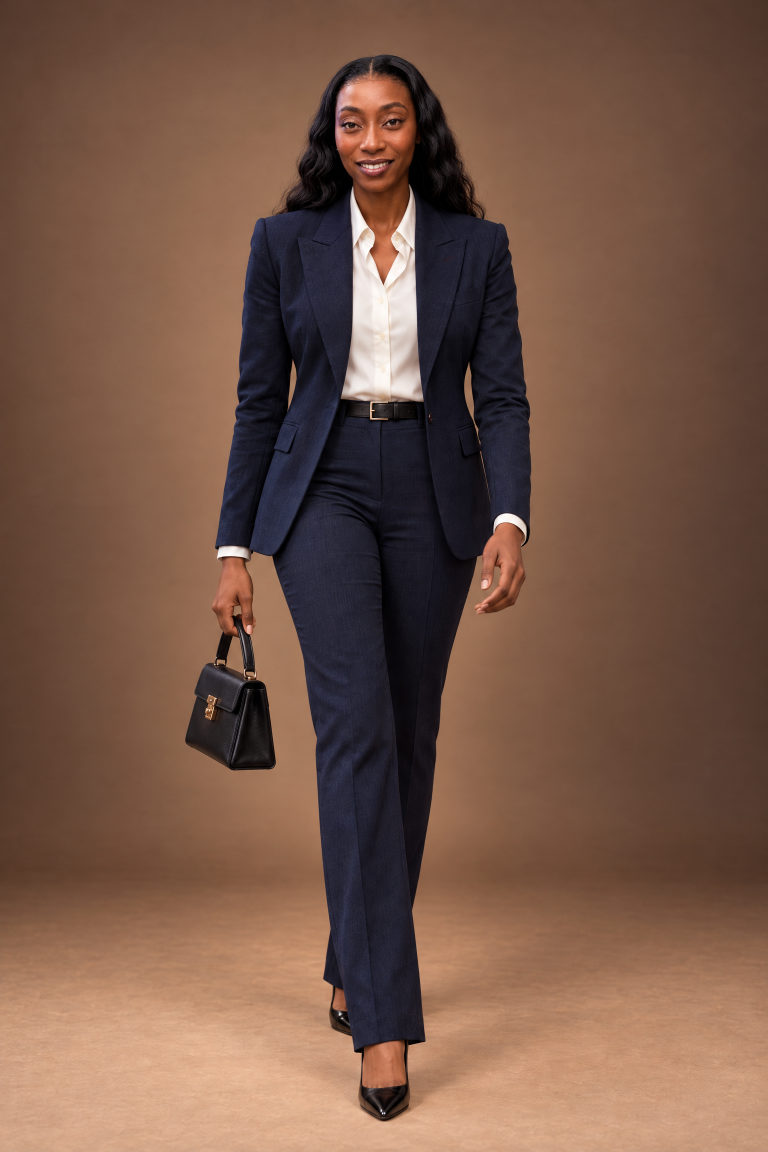
#> input picture projet_shein_flow/assets/sourire_debout_sac.png, 1536 x 2304 px (shown at 1/2 size)
$ python -i build_pdd_motion.py   (imports and definitions only)
#> lines starting #> are read from the running program, lines starting #| are printed output that depends on the picture
### projet_shein_flow/build.py
#!/usr/bin/env python3
"""Spot TikTok 9:16 — « Ta photo… ou ta vidéo ? » (Woman Business × Google Flow).

Rendu 100 % code (Pillow + numpy + ffmpeg) : fond dégradé animé, masques liquides
générés (formes organiques originales), typographie animée, cartes produit.
Timings calés sur les 13 phrases de la voix off (pauses détectées dans audio/voix_off.mp3).

    python3 build.py               -> export/woman_business_flow_9x16.mp4
    python3 build.py --preview 1.0,9.5
"""
import os, sys, math, subprocess, functools
import numpy as np
from PIL import Image, ImageDraw, ImageFilter, ImageFont, ImageOps

ROOT = os.path.dirname(os.path.abspath(__file__)); os.chdir(ROOT)
W, H, FPS = 1080, 1920, 30
VO = 0.25                       # décalage de la voix dans la vidéo
TOTAL = 23.0

NAVY, NAVY2 = (14, 27, 61), (6, 12, 30)
ORANGE, CREAM, INK = (242, 140, 40), (246, 238, 228), (16, 18, 28)
YELLOW, WHITE = (255, 214, 10), (255, 255, 255)

# phrases de la voix (début, fin) en secondes dans la piste voix
SEG = [(0.00, 1.13), (1.38, 2.12), (2.72, 3.40), (3.72, 4.45), (4.85, 5.88), (6.33, 6.88), (7.14, 8.67),
       (9.03, 10.18), (10.55, 11.51), (11.85, 12.87), (13.17, 16.70), (16.99, 18.19), (18.39, 19.55)]
def S(i):  # début de la phrase i dans la vidéo
    return SEG[i][0] + VO

# ------------------------------------------------------------------ outils
FD = "fonts/"
def f_play(s): return ImageFont.truetype(FD + "PlayfairDisplay-Italic-900.ttf", s)
def f_play7(s): return ImageFont.truetype(FD + "PlayfairDisplay-Italic-700.ttf", s)
def f_anton(s): return ImageFont.truetype(FD + "Anton.woff2", s)
def f_inter(w, s): return ImageFont.truetype(f"/usr/share/fonts/opentype/inter/InterDisplay-{w}.otf", s)

def clamp(x, a=0.0, b=1.0): return max(a, min(b, x))
def ease_out(x): x = clamp(x); return 1 - (1 - x) ** 3
def ease_io(x): x = clamp(x); return x * x * (3 - 2 * x)
def lerp(a, b, k): return a + (b - a) * k

@functools.lru_cache(maxsize=None)
def img(path): return Image.open("assets/" + path).convert("RGB")

# [6 lines left out: function cover, not called in this run]

def rmask(size, r):
    m = Image.new("L", size, 0); ImageDraw.Draw(m).rounded_rectangle((0, 0, size[0] - 1, size[1] - 1), r, fill=255); return m

# [18 lines left out: functions card, paste_c, not called in this run]

def tw(f, s): b = f.getbbox(s); return b[2] - b[0]

# [25 lines left out: functions text_img, fit_text, kin, not called in this run]

# ------------------------------------------------------------------ fonds et masques
_yy, _xx = np.mgrid[0:H // 4, 0:W // 4].astype(np.float32)
# [25 lines left out: functions bg_gradient, bg_cream, not called in this run]

_rng = np.random.default_rng(7)
_BLOBS = _rng.uniform(0, 1, (9, 4))
# [14 lines left out: function liquid_mask, not called in this run]

def ai_tag(base):
    paste_c(base, text_img("Images générées par IA", "SemiBold", 26, WHITE), W - 190, 92, 0.75)

# ------------------------------------------------------------------ éléments préparés
# [176 lines left out: functions before_photo, cards, flow_ui_base, flow_ui_card, prompt_card, scene_A and 5 more, not called in this run]

T0F = S(10)

# [36 lines left out: functions tap, stats, badge, phone_page, not called in this run]

PAGES = [  # (capture, début, cadre « apprenants », bouton, étiquette)
    ("capture_formation_ia_motion_design.jpg", 13.35, (240, 290, 372, 354), (20, 1066, 630, 1134), "335+ apprenants"),
    ("capture_formation_claude_transform.jpg", 15.25, (234, 178, 416, 224), (26, 938, 624, 1003), "128+ apprenants"),
]
TAP_IA, TAP_CT = 13.35 + 1.2, 15.25 + 1.2

# [55 lines left out: functions scene_F, whatsapp_full, scene_G, not called in this run]

SCENES = [(0.0, scene_A), (2.75, scene_B), (5.0, scene_C), (6.5, scene_D), (10.75, scene_E), (13.35, scene_F), (17.12, scene_G)]

# [6 lines left out: function frame, not called in this run]

# ------------------------------------------------------------------ audio
SFX = [(S(1) - 0.08, "audio/sfx_souffle.mp3", -6),   # 1. ouverture du masque liquide
       (S(7) - 0.02, "audio/sfx_tissu.mp3", -4),     # 2. la robe apparaît portée
       (TAP_IA - 0.02, "audio/sfx_clic.mp3", -9),     # toucher « Rejoindre la formation » (IA Motion Design)
       (TAP_CT - 0.02, "audio/sfx_clic.mp3", -9),     # toucher « Rejoindre la formation » (Claude Transform)
       (17.2 + 0.30, "audio/sfx_clic.mp3", -8)]     # 3. la carte WhatsApp se pose

# [24 lines left out: functions build_audio, render, not called in this run]

# [15 lines that do not run on import are left out]

### projet_shein_flow/build_pdd_motion.py
#!/usr/bin/env python3
"""Vidéo 2 bis — « Pinduoduo en français avec WeChat », version motion design sans personnage plein cadre.

Le visage de Samantha (images IA du Drive) parle dans une bulle en bas de l'écran ; ses phrases s'affichent
mot à mot dans une bulle de dialogue. Le haut de l'écran montre l'explication en motion design avec les
vrais logos (Pinduoduo, WeChat, WhatsApp) pour que le public reconnaisse tout de suite les applis.

La voix : si audio/voix_pdd.mp3 existe (voix clonée ElevenLabs ou enregistrement de Samantha),
elle est mixée automatiquement et la musique baisse sous la voix. Sinon, la vidéo sort en musique + texte.

    python3 build_pdd_motion.py              -> export/pinduoduo_wechat_motion_9x16.mp4
    python3 build_pdd_motion.py --preview 1,6,12
"""
import sys, os, subprocess, math, functools
import numpy as np
import build as B
from build import (W, H, FPS, Image, ImageDraw, ImageFilter, clamp, ease_out, ease_io, cover, card, paste_c,
                   text_img, fit_text, kin, bg_gradient, bg_cream, liquid_mask, phone_page, tap, badge, img, rmask,
                   NAVY, NAVY2, ORANGE, CREAM, INK, YELLOW, WHITE)

TOTAL = 30.0
RED = (225, 37, 27)          # rouge Pinduoduo
GREEN = (7, 193, 96)         # vert WeChat
WA = (37, 211, 102)          # vert WhatsApp

# ------------------------------------------------------------------ ce que dit Samantha (début, fin, phrase, visage)
LINES = [
    (0.15, 2.4, "Pinduoduo est en chinois ?", "pense"),
    (2.4, 4.6, "Regarde, je te le mets en français avec WeChat.", "sourire"),
    (4.6, 7.4, "Ouvre WeChat, va dans « Moi »,", "neutre"),
    (7.4, 9.6, "puis « Paramètres » et « Généralités ».", "neutre"),
    (9.6, 12.0, "Touche « Gérer la page Découvrir »", "sourire"),
    (12.0, 14.0, "et active les « Mini-programmes ».", "neutre"),
    (14.0, 16.8, "Dans « Découvrir », ouvre « Mini-programmes » et cherche Pinduoduo.", "sourire"),
    (16.8, 19.4, "Appuie sur « Traduction »… et voilà : c'est en français !", "rire"),
    (19.4, 22.6, "Tu es en RDC ? J'ai réuni la liste des transitaires et des fournisseurs dans mon groupe WhatsApp.", "sourire"),
    (22.6, 25.4, "Le lien est dans ma bio. Si tu bloques, écris-moi « PDD ».", "rire"),
    (25.4, 29.6, "Et pour aller plus loin : mes formations.", "sourire"),
]

# ------------------------------------------------------------------ logos
# [5 lines left out: function logo, not called in this run]

def pdd(size): return logo("pdd_app.png", size)
def wechat(size): return logo("wechat_app.png", size)
def whatsapp(size): return logo("whatsapp_app.png", size)

# [4 lines left out: function pdd_word, not called in this run]

def shadowed(im, blur=18, off=14, a=110):
    pad = blur * 2 + off
    out = Image.new("RGBA", (im.width + 2 * pad, im.height + 2 * pad), (0, 0, 0, 0))
    sh = Image.new("RGBA", out.size, (0, 0, 0, 0))
    m = im.getchannel("A").point(lambda v: v * a // 255)
    sh.paste((0, 0, 0, 255), (pad, pad + off), m)
    out.alpha_composite(sh.filter(ImageFilter.GaussianBlur(blur)))
    out.alpha_composite(im, (pad, pad))
    return out

# [4 lines left out: function pop, not called in this run]

# ------------------------------------------------------------------ visage de Samantha + bulle de dialogue
FACE_SRC = {"neutre": ("personnage_planche.png", 0), "sourire": ("personnage_planche.png", 1),
            "pense": ("personnage_planche.png", 2), "rire": ("jubilation_portrait_face.png", None)}

# [16 lines left out: functions face, speaking, not called in this run]

FX, FY, FD = 175, 1700, 250      # centre et diamètre du visage

# [57 lines left out: functions avatar, bubble_layout, speech_bubble, not called in this run]

def _fade(im, a):
    im = im.copy(); im.putalpha(im.getchannel("A").point(lambda v: int(v * a))); return im

# [21 lines left out: functions bottom_shade, flag_rdc, not called in this run]

# ------------------------------------------------------------------ scènes
CHARS = "拼多多购物优惠特价包邮砍价"
# [23 lines left out: function s_hook, not called in this run]

STEPS = [("1", "Ouvre WeChat › « Moi »", "wechat"),
         ("2", "« Paramètres » puis « Généralités »", None),
         ("3", "« Gérer la page Découvrir »", None),
         ("4", "Active « Mini-programmes »", None),
         ("5", "Mini-programmes › 拼多多", "pdd"),
         ("6", "Appuie sur « Traduction »", "fr")]
STEP_T = [4.6, 7.4, 9.6, 12.0, 14.0, 16.8]

# [95 lines left out: functions step_card, s_steps, s_result, chip, s_rdc, not called in this run]

PAGES2 = [("capture_formation_ia_motion_design.jpg", 25.4, (20, 1066, 630, 1134), "335+ apprenants"),
          ("capture_formation_claude_transform.jpg", 27.5, (26, 938, 624, 1003), "128+ apprenants")]

# [14 lines left out: function s_formations, not called in this run]

SCENES = [(0, s_hook), (4.6, s_steps), (18.0, s_result), (19.4, s_rdc), (25.4, s_formations)]
CUTS = (4.6, 18.0, 19.4, 25.4)

def scene_at(t): return [f for t0, f in SCENES if t >= t0][-1](t)

# [11 lines left out: function frame, not called in this run]

# ------------------------------------------------------------------ son
VOICE = "audio/voix_pdd.mp3"
SFX = [(c - 0.02, "audio/sfx_souffle.mp3", -10) for c in CUTS] + \
      [(s + 0.53, "audio/sfx_clic.mp3", -14) for s in STEP_T] + \
      [(p[1] + 0.98, "audio/sfx_clic.mp3", -11) for p in PAGES2]

# [24 lines left out: functions build_audio, render, not called in this run]

# [11 lines not run here, left out]

>>> import cv2
>>> picture = cv2.imread('assets/sourire_debout_sac.png', cv2.IMREAD_GRAYSCALE)
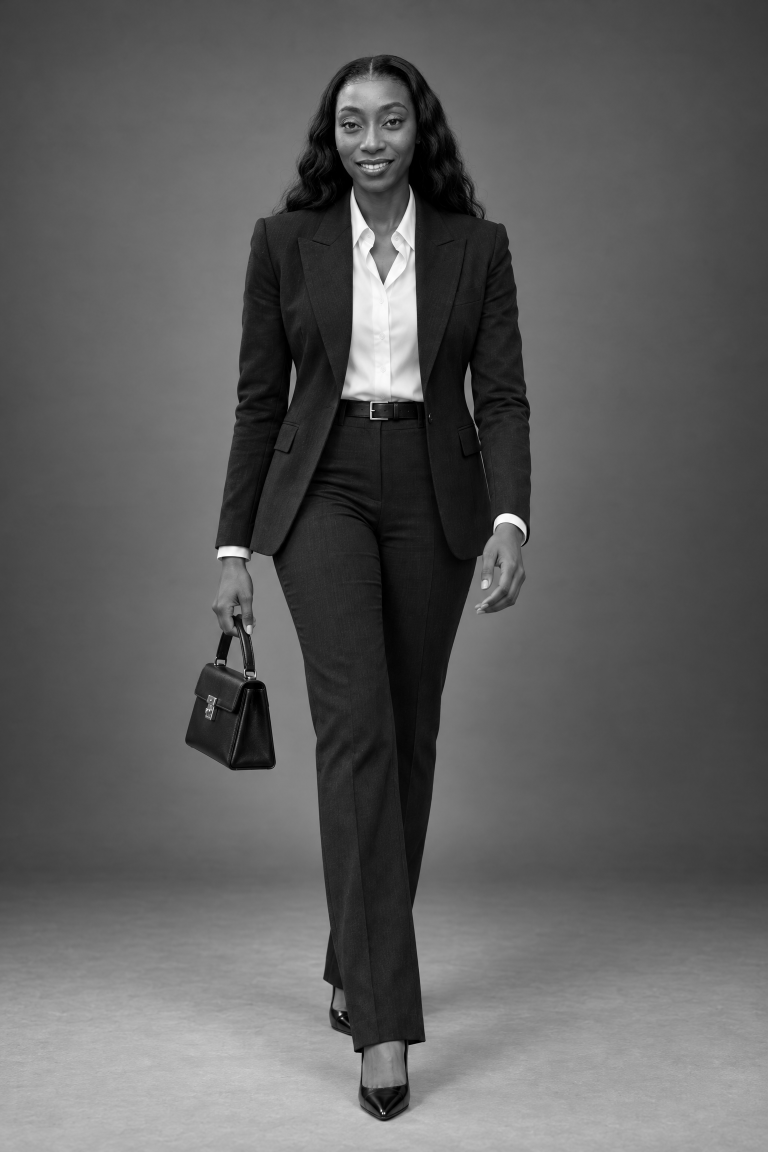
#> picture: shape (2304, 1536) (shown at 1/2 size); min 0, max 255, mean 94.2
>>> result = shadowed(picture)
#> (the run stopped early here; a loop or call above may not have finished)

$ run again, on projet_shein_flow/assets/robe_photo_avant.png
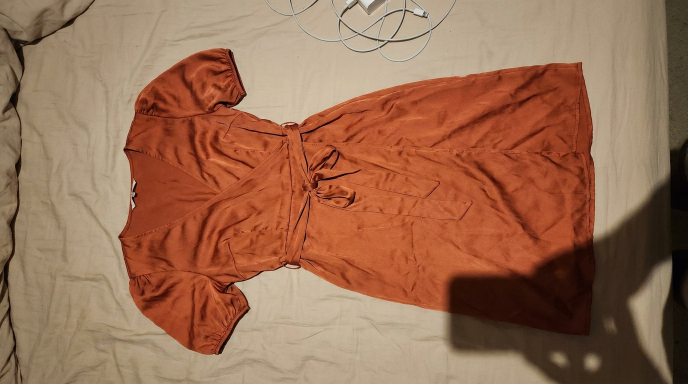
#> input picture projet_shein_flow/assets/robe_photo_avant.png, 1376 x 768 px (shown at 1/2 size)
#> `picture = cv2.imread('assets/sourire_debout_sac.png', cv2.IMREAD_GRAYS..`:
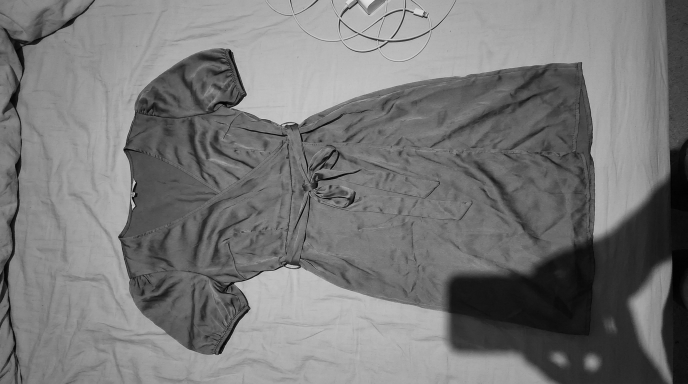
#> picture: shape (768, 1376) (shown at 1/2 size); min 0, max 239, mean 118.8
